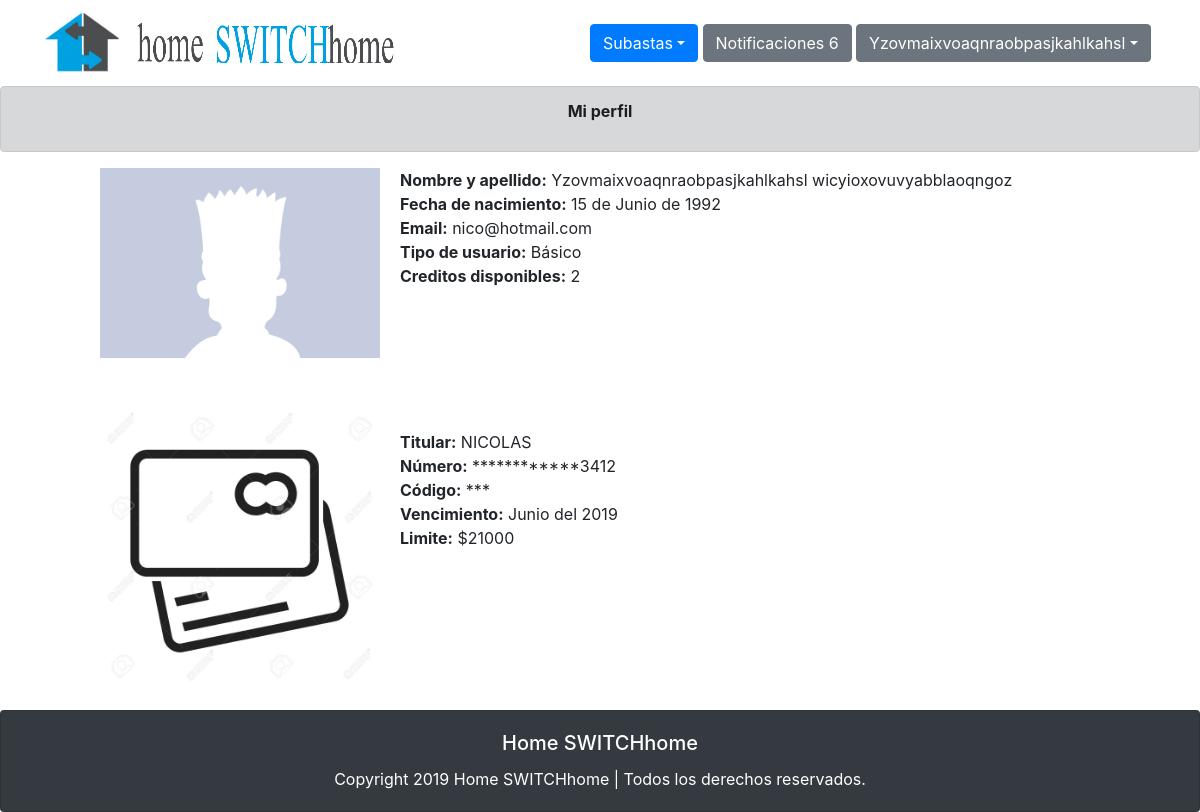
The app's page /perfil.php (signed in) with its own data.
### tables this page shows
CREATE TABLE `usuario` (
  `id` int(11) NOT NULL,
  `nombre` varchar(50) NOT NULL,
  `apellido` varchar(50) NOT NULL,
  `fecha` date NOT NULL,
  `mail` varchar(50) NOT NULL,
  `contrasenia` varchar(20) NOT NULL,
  `titular` varchar(255) NOT NULL,
  `numero_tar` text NOT NULL,
  `vencimiento` varchar(4) NOT NULL,
  `codigo` int(3) NOT NULL,
  `creditos` int(1) NOT NULL,
  `tipo` varchar(11) NOT NULL,
  `limite` int(50) NOT NULL
);

### perfil.php (the view, shortened to what this page needs)
<?php
include("estilo.php");
include("nav.php");
include("conexion.php");
$user = $_SESSION['id'];
$usuario = mysqli_query($link,"SELECT * FROM usuario WHERE id = '$user'");
$usuario = mysqli_fetch_array($usuario);
?>
<?php
$fecha = $usuario['fecha'];
list($anio, $mes, $dia) = explode("-",$fecha);
if($mes == '06')
	$mes = "Junio";
$fecha_nacimiento = $dia." de ".$mes." de ".$anio;
$fecha = $usuario['vencimiento'];
$mes = substr($fecha,0,2);
$anio = substr($fecha,2);
if($mes == '06')
	$mes = "Junio";
if($anio == '19')
	$anio = "2019";
$fecha_vencimiento = $mes." del ".$anio;
?>
<div class="alert alert-dark" role="alert">
  <p class="font-weight-bold" align="center">Mi perfil</p>
</div>
<div class="mx-auto" style="width: 1000px;">
  <img src="perfil.jpg" width="28%">
  <p class="rounded float-right" style="width: 700px;">
  	<b>Nombre y apellido:</b> <?php echo $usuario['nombre'];?> <?php echo $usuario['apellido'];?>
  	<b>Fecha de nacimiento:</b> <?php echo $fecha_nacimiento;?>
  	<b>Email:</b> <?php echo $usuario['mail'];?>
  	<b>Tipo de usuario:</b> <?php if($usuario['tipo'] == 1) echo "Básico"; elseif ($usuario['tipo'] == 3) echo "Premium";?>
  	<b>Creditos disponibles:</b> <?php echo $usuario['creditos'];?>
  </p>
</div>
<div class="mx-auto" style="width: 1000px;">
  <img src="card.jpg" width="28%">
	<p class="rounded float-right" style="width: 700px;">
  		<b>Titular:</b> <?php echo $usuario['titular'];?>
  		<b>Número:</b> ************<?php echo substr($usuario['numero_tar'],12,16);?>
  		<b>Código:</b> ***
  		<b>Vencimiento:</b> <?php echo $fecha_vencimiento;?>
  		<b>Limite:</b> $<?php echo $usuario['limite'];?>
  	</p>
</div>
<div class="card text-center badge-dark">
  <div class="card-body">
    <h5 class="card-title">Home SWITCHhome</h5>
    <p class="card-text">Copyright 2019 Home SWITCHhome | Todos los derechos reservados.</p>
  </div>
</div>

### estilo.php (shortened to what this page needs)
<!doctype html>
<html lang="es">
  <head>
    <link rel="stylesheet" href="https://stackpath.bootstrapcdn.com/bootstrap/4.3.1/css/bootstrap.min.css">
  </head>
  <body>
  </body>
</html>

### nav.php (shortened to what this page needs)
<?php
if(!isset($_SESSION["tipo"])){
  include("nav-deslog.php");
}else{
  if($_SESSION["tipo"]==1 || $_SESSION["tipo"]==3){
    include("nav-user.php");
  }else{
    include("nav-admin.php");
  }
}
?>

### nav-user.php (shortened to what this page needs)
<nav class="navbar navbar-expand-lg static-top" style="background-color: #ffff;">
  <div class="container">
    <a class="navbar-brand" href="index.php">
          <img src="logo.png" alt="" width="75" height="60">&nbsp&nbsp&nbsp<img src="texto-logo.png" alt="" width="50%" height="40">
    </a>
    <div class="collapse navbar-collapse" id="navbarResponsive">
      <ul class="navbar-nav ml-auto">
        <div class="btn-group">
            <button type="button" class="btn btn-primary dropdown-toggle" data-toggle="dropdown" aria-haspopup="true" aria-expanded="false">Subastas</button>&nbsp
        </div>
        <?php
        include("conexion.php");
        $user = $_SESSION['id'];
        $res=mysqli_query($link,"SELECT * FROM notificacion WHERE id_usuario = '$user'");
        $cantidad = mysqli_num_rows($res);
        ?>
        <div class="btn-group">
            <a href="listado-notificacion.php"><button type="button" class="btn btn-secondary">Notificaciones&nbsp<span><?php echo $cantidad;?></span></button></a>&nbsp
        </div>
        <div class="btn-group">
            <button type="button" class="btn btn-secondary dropdown-toggle" data-toggle="dropdown" aria-haspopup="true" aria-expanded="false"><?php echo $_SESSION['usuario']; ?></button>&nbsp
        </div>
      </ul>
    </div>
  </div>
</nav>

### records on screen
usuario: nombre "Yzovmaixvoaqnraobpasjkahlkahsl", apellido "wicyioxovuvyabblaoqngoz", mail "nico@hotmail.com", creditos "2", titular "NICOLAS", numero_tar "3412", vencimiento "Junio del 2019", limite "21000"

### other values on screen
$cantidad "6"
$_SESSION['usuario'] "Yzovmaixvoaqnraobpasjkahlkahsl"
$fecha_nacimiento "15 de Junio de 1992"
